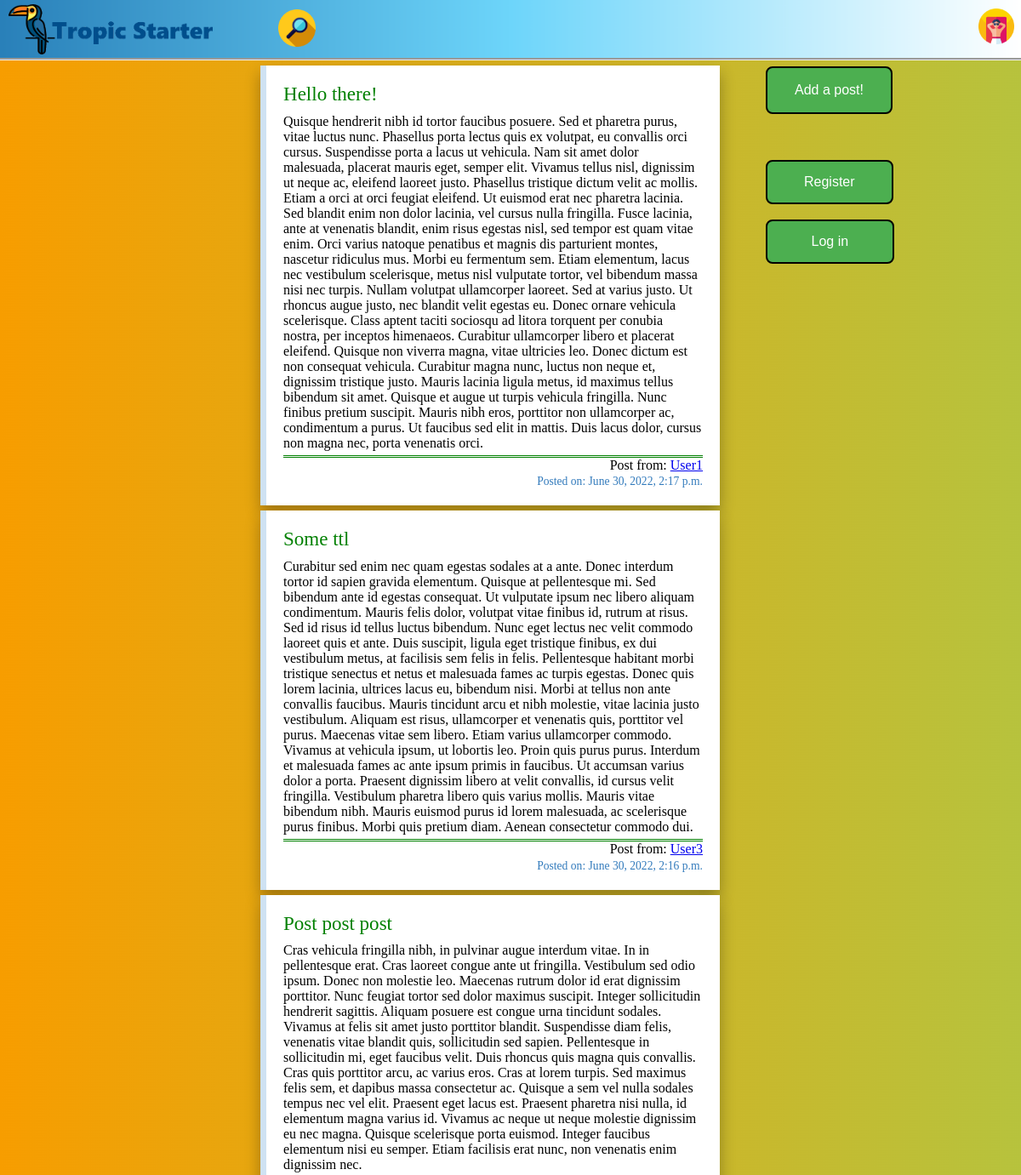
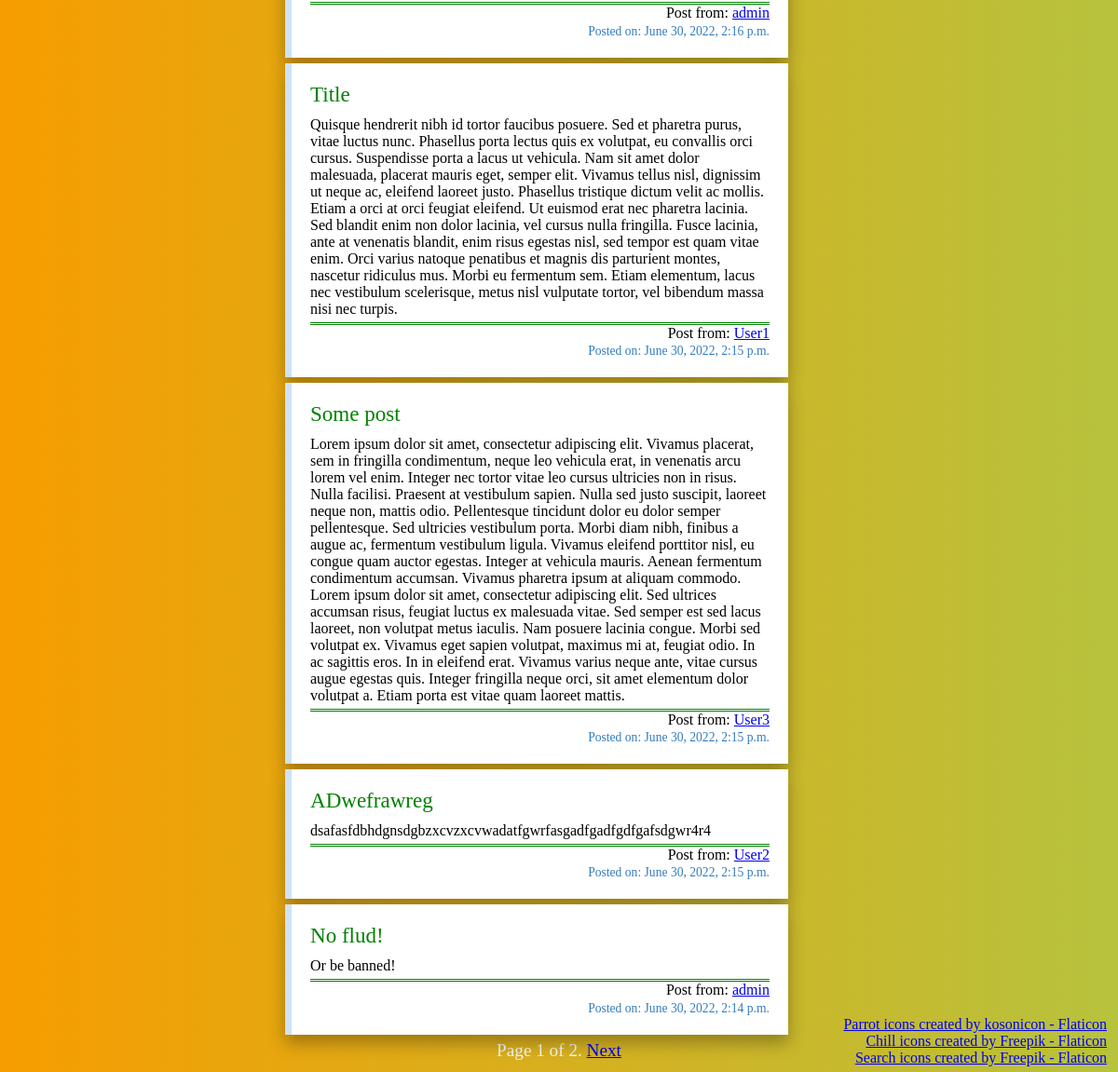
/, run on an earlier commit of the app's database (2 pictures, top to bottom).
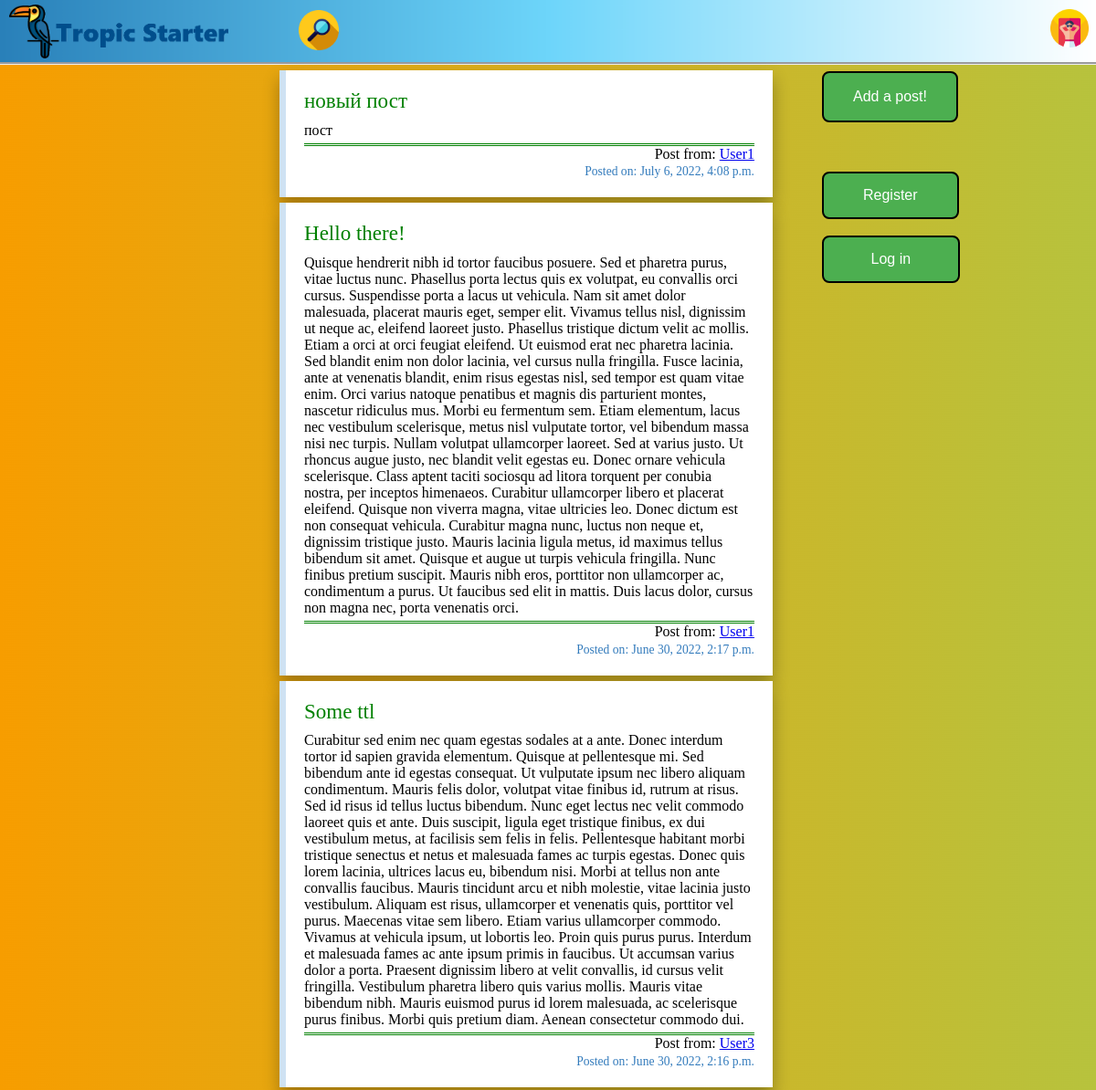
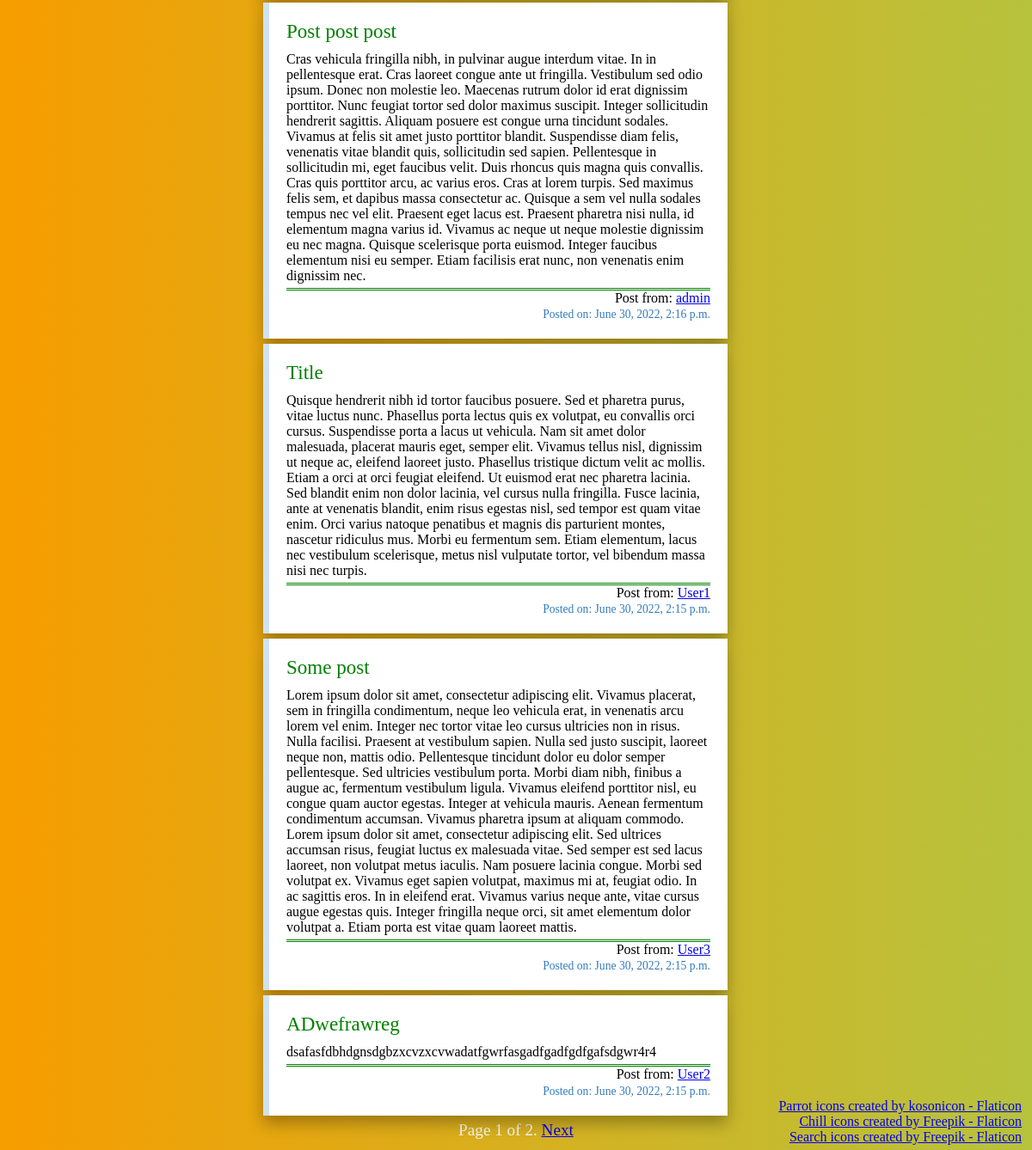
And on a later commit of the database (2 pictures, top to bottom).
### tropic_starter/models.py (models this page shows, shortened)
class Post(models.Model):
    title = models.CharField(max_length=255)
    content = models.TextField()
    post_pic = models.ImageField(blank=True, null=True, upload_to='postspics/')
    datetime = models.DateTimeField(auto_now=True)
    author = models.ForeignKey(TSUser, on_delete=models.CASCADE, parent_link=True, null=False)

class TSUser(AbstractUser):
    email = models.EmailField(max_length=254, blank=False, unique=True)
    USERNAME_FIELD = 'email'
    REQUIRED_FIELDS = ['username']
    def __str__(self):
        return self.username

### tropic_starter/views.py (the view)
# urls.py: path('', HomepageView.as_view(), name='homepage'),
class HomepageView(View):
    def get(self, request):
        posts = Post.objects.order_by('-datetime')
        postspage = Paginator(posts, 7)
        pgnum = request.GET.get('pgnum')
        if pgnum is None:
            postspage = postspage.get_page(1)
            return render(request, 'homepage.html', {'postspage': postspage})
        else:
            postspage = postspage.get_page(pgnum)
            return render(request, 'homepage.html', {'postspage': postspage})

### tropic_starter/templates/homepage.html (shortened to what this page needs)
{% extends 'base.html' %}
{% block body %}
{% load static %}
<section class="homepagebutts">
        <div><a href="/addpost/"><button class="addpostbutton">Add a post!</button></a></div>
    <br>
    <br>
    <br>
        <div><a href="/registration/"><button class="regbuttonH">Register</button></a></div>
    <br>
        {% if user.id == null %}
            <div><a href="/login/"><button class="loginbuttonH">Log in</button></a></div>
        {% endif %}
</section>
<section>
    {% for post in postspage %}
        <div class="wholepost">
            <div class="posttitle"><a class="posttitle" href="/post/{{ post.id }}">{{ post.title }}</a></div>
            <div class="postcontent">{{ post.content}}</div>
            <div class="postauthor">Post from: <a href="/userpage/{{ post.author.id }}">{{ post.author}}</a></div>
            <div class="postdatetime">Posted on: {{ post.datetime}}</div>
        </div>
    {% endfor %}
</section>
{% endblock %}
{% block pagination %}
    <div class="pagination">
      <span>
        <span>
          Page {{ postspage.number }} of {{ postspage.paginator.num_pages }}.
        </span>
        {% if postspage.has_next %}
          <a href="?pgnum={{ postspage.next_page_number }}">Next</a>
        {% endif %}
      </span>
    </div>
{% endblock %}

### tropic_starter/templates/base.html (shortened to what this page needs)
<!DOCTYPE html>
<html lang="en">
<head>
    {% load static %}
    <link rel="stylesheet" href="{% static 'styles.css' %}">
</head>
<body class="body">
    <header>
        <nav>
            <span><a href="/"><img class="logo" src="{% static 'pics/logo2.png' %}"></a></span>
            <form class="srch" action="{% url 'search' %}" method="GET">
            <input class="srchlogo" type="image" src="{% static 'pics/searchlogo.png' %}" alt="submit">
            </form>
            <span class="iconwithcont">
                <img class="usericon" src="{% static 'pics/sunbathing.png' %}">
            </span>
        </nav>
    </header>
    {% block body %}
    {% endblock %}
</body>
    {% block pagination %}
    {% endblock %}
    <footer>
        <div class="footer">
        <div><a href="https://www.flaticon.com/free-icons/parrot" title="parrot icons">Parrot icons created by kosonicon - Flaticon</a></div>
        <div><a href="https://www.flaticon.com/free-icons/chill" title="chill icons">Chill icons created by Freepik - Flaticon</a></div>
        <div><a href="https://www.flaticon.com/free-icons/search" title="search icons">Search icons created by Freepik - Flaticon</a></div>
        </div>
    </footer>
</html>

### tropic_starter/static/styles.css (style rules this page uses)
header { box-sizing: border-box; background-image: url('pics/top.jpg'); background-size: cover; border-bottom-style: groove; position: static; }
.body { background-image: url('pics/background.jpg'); margin: 0%; position: static; }
.homepagebutts { margin-right: 0%; margin-left: 75%; position: absolute; margin-top: 0.55%; }
.regbuttonH { box-sizing: border-box; background-color: #4CAF50; border: 2px solid black; color: white; padding: 15px 43px; border-radius: 8px; text-align: center; text-decoration: none; display: inline-block; font-size: 16px; }
.loginbuttonH { box-sizing: border-box; background-color: #4CAF50; border: 2px solid black; color: white; padding: 15px 51.5px; border-radius: 8px; text-align: center; text-decoration: none; display: inline-block; font-size: 16px; }
.addpostbutton { box-sizing: border-box; background-color: #4CAF50; border: 2px solid black; color: white; padding: 17px 32px; border-radius: 8px; text-align: center; text-decoration: none; display: inline-block; font-size: 16px; }
.srch { box-sizing: border-box; position: relative; width: 45.5%; height: 20%; margin-left: 4.3%; overflow: hidden; display: inline-block; }
.srchlogo { box-sizing: border-box; position: relative; width: 8%; height: 8%; margin-left: 4%; margin-bottom: 1%; z-index: 2; }
.usericon { box-sizing: border-box; width: 3.5%; height: 3.5%; position: relative; margin-top: 0.8%; margin-right: 0.7%; float:right; }
.logo { box-sizing: border-box; width: 20%; height: 15%; position: relative; margin-left: 10px; margin-top: 5px; }
.footer { box-sizing: border-box; color: white; text-align: right; margin-bottom: 0.5%; margin-right: 1%; position: fixed; bottom: 0; right: 0; }
.pagination { box-sizing: border-box; display: block; margin-left: auto; margin-right: auto; text-align: center; font-size: 1.2em; color: #f3f6f4; margin-bottom: 1%; margin-top: 0.5%; }
.wholepost { box-sizing: border-box; text-align: left; display: block; margin-left: 25.5%; margin-right: auto; width: 45%; height: 100%; padding: 20px; margin-top: 0.5%; background: white; position: relative; border-left: 7px solid #cfe2f3; box-shadow: 0px 9px 17px 0px rgba(0,0,0,0.3); }
.posttitle { box-sizing: border-box; text-decoration: none; font-size: 1.2em; color: green; text-align: left; margin-bottom: 2%; }
.postcontent { box-sizing: border-box; margin-top: 2%; margin-bottom: 1%; }
.postdatetime { box-sizing: border-box; margin-top: 0.5%; font-size: 0.85em; color: #337bbc; text-align: right; }
.postauthor { border-top-style: double; border-top-color: green; border-top-width: 3.5px box-sizing: border-box; margin-top: 1%; text-decoration: none; text-align: right; color: black; }

What changed in the data, as far as the page shows it:
no longer on this page (row unchanged): Post: title "No flud!", content "Or be banned!", author "admin", datetime "June 30, 2022, 2:14 p.m."
added Post: title "новый пост", content "пост", author "User1", datetime "July 6, 2022, 4:08 p.m."
